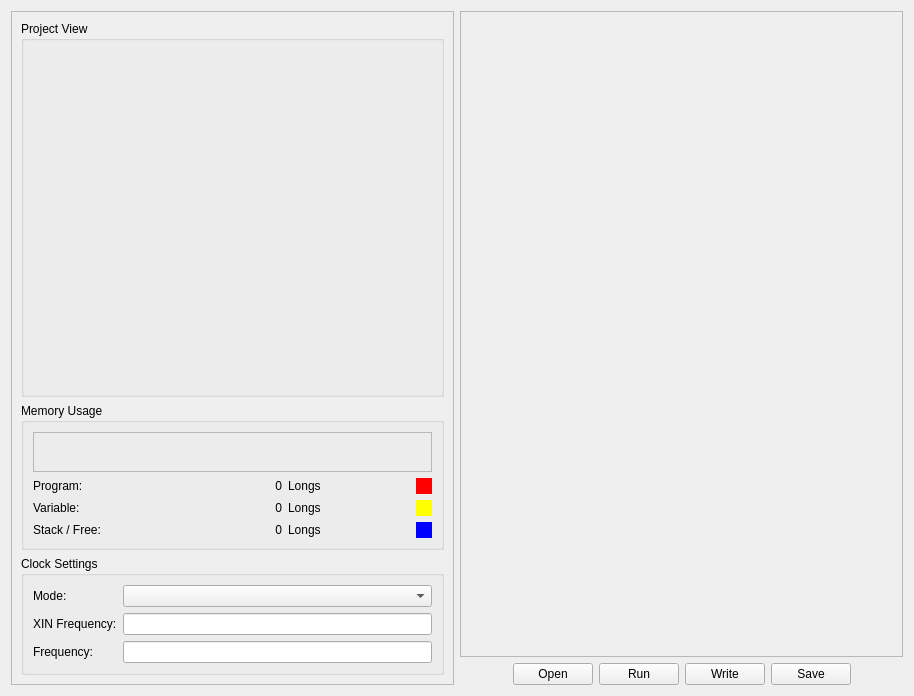
<?xml version="1.0" encoding="UTF-8"?>
<ui version="4.0">
 <class>MemoryMap</class>
 <widget class="QWidget" name="MemoryMap">
  <property name="geometry">
   <rect>
    <x>0</x>
    <y>0</y>
    <width>914</width>
    <height>696</height>
   </rect>
  </property>
  <property name="sizePolicy">
   <sizepolicy hsizetype="Fixed" vsizetype="Preferred">
    <horstretch>0</horstretch>
    <verstretch>0</verstretch>
   </sizepolicy>
  </property>
  <property name="windowTitle">
   <string>Memory Map</string>
  </property>
  <layout class="QHBoxLayout" name="horizontalLayout">
   <item>
    <widget class="QFrame" name="frame">
     <property name="frameShape">
      <enum>QFrame::StyledPanel</enum>
     </property>
     <property name="frameShadow">
      <enum>QFrame::Raised</enum>
     </property>
     <layout class="QVBoxLayout" name="verticalLayout">
      <item>
       <widget class="QGroupBox" name="groupBox_3">
        <property name="title">
         <string>Project View</string>
        </property>
        <layout class="QVBoxLayout" name="verticalLayout_6">
         <item>
          <widget class="ProjectView" name="projectview" native="true">
           <property name="sizePolicy">
            <sizepolicy hsizetype="Preferred" vsizetype="Expanding">
             <horstretch>0</horstretch>
             <verstretch>0</verstretch>
            </sizepolicy>
           </property>
          </widget>
         </item>
        </layout>
       </widget>
      </item>
      <item>
       <widget class="QGroupBox" name="groupBox_2">
        <property name="title">
         <string>Memory Usage</string>
        </property>
        <layout class="QVBoxLayout" name="verticalLayout_4">
         <item>
          <widget class="MemoryBar" name="memorybar">
           <property name="sizePolicy">
            <sizepolicy hsizetype="Expanding" vsizetype="Fixed">
             <horstretch>0</horstretch>
             <verstretch>0</verstretch>
            </sizepolicy>
           </property>
           <property name="minimumSize">
            <size>
             <width>0</width>
             <height>40</height>
            </size>
           </property>
           <property name="maximumSize">
            <size>
             <width>16777215</width>
             <height>40</height>
            </size>
           </property>
           <property name="frameShape">
            <enum>QFrame::StyledPanel</enum>
           </property>
           <property name="frameShadow">
            <enum>QFrame::Sunken</enum>
           </property>
          </widget>
         </item>
         <item>
          <layout class="QGridLayout" name="gridLayout">
           <item row="0" column="0">
            <widget class="QLabel" name="label_4">
             <property name="text">
              <string>Program:</string>
             </property>
            </widget>
           </item>
           <item row="0" column="1">
            <widget class="QLabel" name="longsProgram">
             <property name="text">
              <string>0</string>
             </property>
             <property name="alignment">
              <set>Qt::AlignRight|Qt::AlignTrailing|Qt::AlignVCenter</set>
             </property>
            </widget>
           </item>
           <item row="0" column="2">
            <widget class="QLabel" name="label_10">
             <property name="text">
              <string>Longs</string>
             </property>
            </widget>
           </item>
           <item row="0" column="3">
            <widget class="QLabel" name="colorProgram">
             <property name="sizePolicy">
              <sizepolicy hsizetype="Fixed" vsizetype="Fixed">
               <horstretch>0</horstretch>
               <verstretch>0</verstretch>
              </sizepolicy>
             </property>
             <property name="minimumSize">
              <size>
               <width>16</width>
               <height>16</height>
              </size>
             </property>
             <property name="palette">
              <palette>
               <active>
                <colorrole role="Base">
                 <brush brushstyle="SolidPattern">
                  <color alpha="255">
                   <red>252</red>
                   <green>252</green>
                   <blue>252</blue>
                  </color>
                 </brush>
                </colorrole>
                <colorrole role="Window">
                 <brush brushstyle="SolidPattern">
                  <color alpha="255">
                   <red>255</red>
                   <green>0</green>
                   <blue>0</blue>
                  </color>
                 </brush>
                </colorrole>
               </active>
               <inactive>
                <colorrole role="Base">
                 <brush brushstyle="SolidPattern">
                  <color alpha="255">
                   <red>252</red>
                   <green>252</green>
                   <blue>252</blue>
                  </color>
                 </brush>
                </colorrole>
                <colorrole role="Window">
                 <brush brushstyle="SolidPattern">
                  <color alpha="255">
                   <red>255</red>
                   <green>0</green>
                   <blue>0</blue>
                  </color>
                 </brush>
                </colorrole>
               </inactive>
               <disabled>
                <colorrole role="Base">
                 <brush brushstyle="SolidPattern">
                  <color alpha="255">
                   <red>255</red>
                   <green>0</green>
                   <blue>0</blue>
                  </color>
                 </brush>
                </colorrole>
                <colorrole role="Window">
                 <brush brushstyle="SolidPattern">
                  <color alpha="255">
                   <red>255</red>
                   <green>0</green>
                   <blue>0</blue>
                  </color>
                 </brush>
                </colorrole>
               </disabled>
              </palette>
             </property>
             <property name="autoFillBackground">
              <bool>true</bool>
             </property>
            </widget>
           </item>
           <item row="1" column="0">
            <widget class="QLabel" name="label_5">
             <property name="text">
              <string>Variable:</string>
             </property>
            </widget>
           </item>
           <item row="1" column="1">
            <widget class="QLabel" name="longsVariable">
             <property name="text">
              <string>0</string>
             </property>
             <property name="alignment">
              <set>Qt::AlignRight|Qt::AlignTrailing|Qt::AlignVCenter</set>
             </property>
            </widget>
           </item>
           <item row="1" column="2">
            <widget class="QLabel" name="label_11">
             <property name="text">
              <string>Longs</string>
             </property>
            </widget>
           </item>
           <item row="1" column="3">
            <widget class="QLabel" name="colorVariable">
             <property name="sizePolicy">
              <sizepolicy hsizetype="Fixed" vsizetype="Fixed">
               <horstretch>0</horstretch>
               <verstretch>0</verstretch>
              </sizepolicy>
             </property>
             <property name="minimumSize">
              <size>
               <width>16</width>
               <height>16</height>
              </size>
             </property>
             <property name="palette">
              <palette>
               <active>
                <colorrole role="Base">
                 <brush brushstyle="SolidPattern">
                  <color alpha="255">
                   <red>252</red>
                   <green>252</green>
                   <blue>252</blue>
                  </color>
                 </brush>
                </colorrole>
                <colorrole role="Window">
                 <brush brushstyle="SolidPattern">
                  <color alpha="255">
                   <red>255</red>
                   <green>255</green>
                   <blue>0</blue>
                  </color>
                 </brush>
                </colorrole>
               </active>
               <inactive>
                <colorrole role="Base">
                 <brush brushstyle="SolidPattern">
                  <color alpha="255">
                   <red>252</red>
                   <green>252</green>
                   <blue>252</blue>
                  </color>
                 </brush>
                </colorrole>
                <colorrole role="Window">
                 <brush brushstyle="SolidPattern">
                  <color alpha="255">
                   <red>255</red>
                   <green>255</green>
                   <blue>0</blue>
                  </color>
                 </brush>
                </colorrole>
               </inactive>
               <disabled>
                <colorrole role="Base">
                 <brush brushstyle="SolidPattern">
                  <color alpha="255">
                   <red>255</red>
                   <green>255</green>
                   <blue>0</blue>
                  </color>
                 </brush>
                </colorrole>
                <colorrole role="Window">
                 <brush brushstyle="SolidPattern">
                  <color alpha="255">
                   <red>255</red>
                   <green>255</green>
                   <blue>0</blue>
                  </color>
                 </brush>
                </colorrole>
               </disabled>
              </palette>
             </property>
             <property name="autoFillBackground">
              <bool>true</bool>
             </property>
            </widget>
           </item>
           <item row="2" column="0">
            <widget class="QLabel" name="label_6">
             <property name="text">
              <string>Stack / Free:</string>
             </property>
            </widget>
           </item>
           <item row="2" column="1">
            <widget class="QLabel" name="longsStack">
             <property name="text">
              <string>0</string>
             </property>
             <property name="alignment">
              <set>Qt::AlignRight|Qt::AlignTrailing|Qt::AlignVCenter</set>
             </property>
            </widget>
           </item>
           <item row="2" column="2">
            <widget class="QLabel" name="label_12">
             <property name="text">
              <string>Longs</string>
             </property>
            </widget>
           </item>
           <item row="2" column="3">
            <widget class="QLabel" name="colorStack">
             <property name="sizePolicy">
              <sizepolicy hsizetype="Fixed" vsizetype="Fixed">
               <horstretch>0</horstretch>
               <verstretch>0</verstretch>
              </sizepolicy>
             </property>
             <property name="minimumSize">
              <size>
               <width>16</width>
               <height>16</height>
              </size>
             </property>
             <property name="palette">
              <palette>
               <active>
                <colorrole role="Base">
                 <brush brushstyle="SolidPattern">
                  <color alpha="255">
                   <red>252</red>
                   <green>252</green>
                   <blue>252</blue>
                  </color>
                 </brush>
                </colorrole>
                <colorrole role="Window">
                 <brush brushstyle="SolidPattern">
                  <color alpha="255">
                   <red>0</red>
                   <green>0</green>
                   <blue>255</blue>
                  </color>
                 </brush>
                </colorrole>
               </active>
               <inactive>
                <colorrole role="Base">
                 <brush brushstyle="SolidPattern">
                  <color alpha="255">
                   <red>252</red>
                   <green>252</green>
                   <blue>252</blue>
                  </color>
                 </brush>
                </colorrole>
                <colorrole role="Window">
                 <brush brushstyle="SolidPattern">
                  <color alpha="255">
                   <red>0</red>
                   <green>0</green>
                   <blue>255</blue>
                  </color>
                 </brush>
                </colorrole>
               </inactive>
               <disabled>
                <colorrole role="Base">
                 <brush brushstyle="SolidPattern">
                  <color alpha="255">
                   <red>0</red>
                   <green>0</green>
                   <blue>255</blue>
                  </color>
                 </brush>
                </colorrole>
                <colorrole role="Window">
                 <brush brushstyle="SolidPattern">
                  <color alpha="255">
                   <red>0</red>
                   <green>0</green>
                   <blue>255</blue>
                  </color>
                 </brush>
                </colorrole>
               </disabled>
              </palette>
             </property>
             <property name="autoFillBackground">
              <bool>true</bool>
             </property>
            </widget>
           </item>
          </layout>
         </item>
        </layout>
       </widget>
      </item>
      <item>
       <widget class="QGroupBox" name="groupBox">
        <property name="title">
         <string>Clock Settings</string>
        </property>
        <layout class="QFormLayout" name="formLayout">
         <item row="0" column="0">
          <widget class="QLabel" name="label">
           <property name="text">
            <string>Mode:</string>
           </property>
          </widget>
         </item>
         <item row="0" column="1">
          <widget class="QComboBox" name="clockMode"/>
         </item>
         <item row="1" column="0">
          <widget class="QLabel" name="label_3">
           <property name="text">
            <string>XIN Frequency:</string>
           </property>
          </widget>
         </item>
         <item row="1" column="1">
          <widget class="QLineEdit" name="clockXIN"/>
         </item>
         <item row="2" column="0">
          <widget class="QLabel" name="label_2">
           <property name="text">
            <string>Frequency:</string>
           </property>
          </widget>
         </item>
         <item row="2" column="1">
          <widget class="QLineEdit" name="clockFrequency">
           <property name="frame">
            <bool>true</bool>
           </property>
           <property name="readOnly">
            <bool>true</bool>
           </property>
          </widget>
         </item>
        </layout>
       </widget>
      </item>
     </layout>
    </widget>
   </item>
   <item>
    <layout class="QVBoxLayout" name="verticalLayout_8">
     <item>
      <widget class="MemoryMapPrivate" name="memorymap">
       <property name="sizePolicy">
        <sizepolicy hsizetype="Minimum" vsizetype="Expanding">
         <horstretch>0</horstretch>
         <verstretch>0</verstretch>
        </sizepolicy>
       </property>
       <property name="frameShape">
        <enum>QFrame::StyledPanel</enum>
       </property>
       <property name="frameShadow">
        <enum>QFrame::Sunken</enum>
       </property>
      </widget>
     </item>
     <item>
      <layout class="QHBoxLayout" name="horizontalLayout_8">
       <property name="sizeConstraint">
        <enum>QLayout::SetFixedSize</enum>
       </property>
       <item>
        <spacer name="horizontalSpacer_13">
         <property name="orientation">
          <enum>Qt::Horizontal</enum>
         </property>
         <property name="sizeHint" stdset="0">
          <size>
           <width>40</width>
           <height>20</height>
          </size>
         </property>
        </spacer>
       </item>
       <item>
        <widget class="QPushButton" name="buttonOpen">
         <property name="toolTip">
          <string>Open Binary</string>
         </property>
         <property name="statusTip">
          <string>Open a binary file from your drive</string>
         </property>
         <property name="text">
          <string>Open</string>
         </property>
        </widget>
       </item>
       <item>
        <widget class="QPushButton" name="buttonRun">
         <property name="toolTip">
          <string>Run</string>
         </property>
         <property name="statusTip">
          <string>Run binary in RAM</string>
         </property>
         <property name="text">
          <string>Run</string>
         </property>
        </widget>
       </item>
       <item>
        <widget class="QPushButton" name="buttonWrite">
         <property name="toolTip">
          <string>Write</string>
         </property>
         <property name="statusTip">
          <string>Write program image to EEPROM</string>
         </property>
         <property name="text">
          <string>Write</string>
         </property>
        </widget>
       </item>
       <item>
        <widget class="QPushButton" name="buttonSave">
         <property name="toolTip">
          <string>Save Binary</string>
         </property>
         <property name="statusTip">
          <string>Save binary image to file</string>
         </property>
         <property name="text">
          <string>Save</string>
         </property>
        </widget>
       </item>
       <item>
        <spacer name="horizontalSpacer_14">
         <property name="orientation">
          <enum>Qt::Horizontal</enum>
         </property>
         <property name="sizeHint" stdset="0">
          <size>
           <width>40</width>
           <height>20</height>
          </size>
         </property>
        </spacer>
       </item>
      </layout>
     </item>
    </layout>
   </item>
  </layout>
 </widget>
 <customwidgets>
  <customwidget>
   <class>MemoryMapPrivate</class>
   <extends>QFrame</extends>
   <header>memorymapprivate.h</header>
   <container>1</container>
  </customwidget>
  <customwidget>
   <class>ProjectView</class>
   <extends>QWidget</extends>
   <header>ProjectView</header>
   <container>1</container>
  </customwidget>
  <customwidget>
   <class>MemoryBar</class>
   <extends>QFrame</extends>
   <header>memorybar.h</header>
   <container>1</container>
  </customwidget>
 </customwidgets>
 <resources/>
 <connections/>
</ui>
